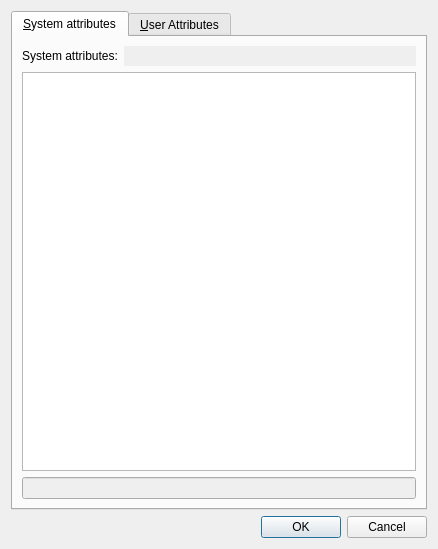
<?xml version="1.0" encoding="UTF-8"?>
<ui version="4.0">
 <class>AttrPropDialog</class>
 <widget class="QDialog" name="AttrPropDialog">
  <property name="geometry">
   <rect>
    <x>0</x>
    <y>0</y>
    <width>438</width>
    <height>549</height>
   </rect>
  </property>
  <property name="sizePolicy">
   <sizepolicy hsizetype="Preferred" vsizetype="Expanding">
    <horstretch>0</horstretch>
    <verstretch>0</verstretch>
   </sizepolicy>
  </property>
  <property name="palette">
   <palette>
    <active>
     <colorrole role="Base">
      <brush brushstyle="SolidPattern">
       <color alpha="255">
        <red>239</red>
        <green>239</green>
        <blue>239</blue>
       </color>
      </brush>
     </colorrole>
    </active>
    <inactive>
     <colorrole role="Base">
      <brush brushstyle="SolidPattern">
       <color alpha="255">
        <red>239</red>
        <green>239</green>
        <blue>239</blue>
       </color>
      </brush>
     </colorrole>
    </inactive>
    <disabled>
     <colorrole role="Base">
      <brush brushstyle="SolidPattern">
       <color alpha="255">
        <red>255</red>
        <green>255</green>
        <blue>255</blue>
       </color>
      </brush>
     </colorrole>
    </disabled>
   </palette>
  </property>
  <property name="windowTitle">
   <string>Dialog</string>
  </property>
  <layout class="QVBoxLayout" name="verticalLayout_5">
   <item>
    <widget class="QTabWidget" name="tabw">
     <property name="sizePolicy">
      <sizepolicy hsizetype="Preferred" vsizetype="Expanding">
       <horstretch>0</horstretch>
       <verstretch>0</verstretch>
      </sizepolicy>
     </property>
     <property name="palette">
      <palette>
       <active>
        <colorrole role="Base">
         <brush brushstyle="SolidPattern">
          <color alpha="255">
           <red>239</red>
           <green>239</green>
           <blue>239</blue>
          </color>
         </brush>
        </colorrole>
        <colorrole role="AlternateBase">
         <brush brushstyle="SolidPattern">
          <color alpha="255">
           <red>255</red>
           <green>255</green>
           <blue>255</blue>
          </color>
         </brush>
        </colorrole>
       </active>
       <inactive>
        <colorrole role="Base">
         <brush brushstyle="SolidPattern">
          <color alpha="255">
           <red>239</red>
           <green>239</green>
           <blue>239</blue>
          </color>
         </brush>
        </colorrole>
        <colorrole role="AlternateBase">
         <brush brushstyle="SolidPattern">
          <color alpha="255">
           <red>255</red>
           <green>255</green>
           <blue>255</blue>
          </color>
         </brush>
        </colorrole>
       </inactive>
       <disabled>
        <colorrole role="Base">
         <brush brushstyle="SolidPattern">
          <color alpha="255">
           <red>255</red>
           <green>255</green>
           <blue>255</blue>
          </color>
         </brush>
        </colorrole>
        <colorrole role="AlternateBase">
         <brush brushstyle="SolidPattern">
          <color alpha="255">
           <red>255</red>
           <green>255</green>
           <blue>255</blue>
          </color>
         </brush>
        </colorrole>
       </disabled>
      </palette>
     </property>
     <property name="whatsThis">
      <string/>
     </property>
     <property name="currentIndex">
      <number>0</number>
     </property>
     <widget class="QWidget" name="sysattr_page">
      <property name="palette">
       <palette>
        <active>
         <colorrole role="Base">
          <brush brushstyle="SolidPattern">
           <color alpha="255">
            <red>239</red>
            <green>239</green>
            <blue>239</blue>
           </color>
          </brush>
         </colorrole>
        </active>
        <inactive>
         <colorrole role="Base">
          <brush brushstyle="SolidPattern">
           <color alpha="255">
            <red>239</red>
            <green>239</green>
            <blue>239</blue>
           </color>
          </brush>
         </colorrole>
        </inactive>
        <disabled>
         <colorrole role="Base">
          <brush brushstyle="SolidPattern">
           <color alpha="255">
            <red>255</red>
            <green>255</green>
            <blue>255</blue>
           </color>
          </brush>
         </colorrole>
        </disabled>
       </palette>
      </property>
      <attribute name="title">
       <string>&amp;System attributes</string>
      </attribute>
      <layout class="QVBoxLayout" name="verticalLayout_2">
       <item>
        <layout class="QGridLayout" name="sysattr_layout">
         <item row="0" column="0">
          <widget class="QLabel" name="sattr_label">
           <property name="text">
            <string>System attributes:</string>
           </property>
          </widget>
         </item>
         <item row="0" column="1">
          <widget class="QLineEdit" name="sattrLE">
           <property name="frame">
            <bool>false</bool>
           </property>
           <property name="readOnly">
            <bool>true</bool>
           </property>
          </widget>
         </item>
         <item row="1" column="0" colspan="2">
          <widget class="QTableView" name="sysTable">
           <property name="sizePolicy">
            <sizepolicy hsizetype="Expanding" vsizetype="Expanding">
             <horstretch>0</horstretch>
             <verstretch>0</verstretch>
            </sizepolicy>
           </property>
           <property name="palette">
            <palette>
             <active>
              <colorrole role="Base">
               <brush brushstyle="SolidPattern">
                <color alpha="255">
                 <red>255</red>
                 <green>255</green>
                 <blue>255</blue>
                </color>
               </brush>
              </colorrole>
              <colorrole role="AlternateBase">
               <brush brushstyle="SolidPattern">
                <color alpha="255">
                 <red>255</red>
                 <green>255</green>
                 <blue>255</blue>
                </color>
               </brush>
              </colorrole>
             </active>
             <inactive>
              <colorrole role="Base">
               <brush brushstyle="SolidPattern">
                <color alpha="255">
                 <red>255</red>
                 <green>255</green>
                 <blue>255</blue>
                </color>
               </brush>
              </colorrole>
              <colorrole role="AlternateBase">
               <brush brushstyle="SolidPattern">
                <color alpha="255">
                 <red>255</red>
                 <green>255</green>
                 <blue>255</blue>
                </color>
               </brush>
              </colorrole>
             </inactive>
             <disabled>
              <colorrole role="Base">
               <brush brushstyle="SolidPattern">
                <color alpha="255">
                 <red>255</red>
                 <green>255</green>
                 <blue>255</blue>
                </color>
               </brush>
              </colorrole>
              <colorrole role="AlternateBase">
               <brush brushstyle="SolidPattern">
                <color alpha="255">
                 <red>255</red>
                 <green>255</green>
                 <blue>255</blue>
                </color>
               </brush>
              </colorrole>
             </disabled>
            </palette>
           </property>
           <property name="editTriggers">
            <set>QAbstractItemView::DoubleClicked</set>
           </property>
           <attribute name="verticalHeaderVisible">
            <bool>false</bool>
           </attribute>
          </widget>
         </item>
         <item row="2" column="0" colspan="2">
          <widget class="QLineEdit" name="systemAttrCellLE">
           <property name="readOnly">
            <bool>true</bool>
           </property>
          </widget>
         </item>
        </layout>
       </item>
      </layout>
     </widget>
     <widget class="QWidget" name="userattrs_page">
      <attribute name="title">
       <string>&amp;User Attributes</string>
      </attribute>
      <layout class="QVBoxLayout" name="verticalLayout_4">
       <item>
        <layout class="QGridLayout" name="userattr_layout">
         <item row="0" column="2">
          <widget class="QLabel" name="uattr_label">
           <property name="text">
            <string>User attributes:</string>
           </property>
          </widget>
         </item>
         <item row="0" column="3">
          <widget class="QLineEdit" name="uattrLE">
           <property name="frame">
            <bool>false</bool>
           </property>
           <property name="readOnly">
            <bool>true</bool>
           </property>
          </widget>
         </item>
         <item row="1" column="2" colspan="2">
          <widget class="QTableView" name="userTable">
           <property name="sizePolicy">
            <sizepolicy hsizetype="Expanding" vsizetype="Expanding">
             <horstretch>0</horstretch>
             <verstretch>0</verstretch>
            </sizepolicy>
           </property>
           <property name="palette">
            <palette>
             <active>
              <colorrole role="Base">
               <brush brushstyle="SolidPattern">
                <color alpha="255">
                 <red>255</red>
                 <green>255</green>
                 <blue>255</blue>
                </color>
               </brush>
              </colorrole>
              <colorrole role="AlternateBase">
               <brush brushstyle="SolidPattern">
                <color alpha="255">
                 <red>255</red>
                 <green>255</green>
                 <blue>255</blue>
                </color>
               </brush>
              </colorrole>
             </active>
             <inactive>
              <colorrole role="Base">
               <brush brushstyle="SolidPattern">
                <color alpha="255">
                 <red>255</red>
                 <green>255</green>
                 <blue>255</blue>
                </color>
               </brush>
              </colorrole>
              <colorrole role="AlternateBase">
               <brush brushstyle="SolidPattern">
                <color alpha="255">
                 <red>255</red>
                 <green>255</green>
                 <blue>255</blue>
                </color>
               </brush>
              </colorrole>
             </inactive>
             <disabled>
              <colorrole role="Base">
               <brush brushstyle="SolidPattern">
                <color alpha="255">
                 <red>255</red>
                 <green>255</green>
                 <blue>255</blue>
                </color>
               </brush>
              </colorrole>
              <colorrole role="AlternateBase">
               <brush brushstyle="SolidPattern">
                <color alpha="255">
                 <red>255</red>
                 <green>255</green>
                 <blue>255</blue>
                </color>
               </brush>
              </colorrole>
             </disabled>
            </palette>
           </property>
           <property name="whatsThis">
            <string comment="Help text for the User Attributes page">&lt;qt&gt;
        &lt;h3&gt;User's attributes editing table&lt;/h3&gt;
        Here you can perform the editing of user's attributes for
        this node. It is quite straightforward. &lt;p&gt;For adding an
        attribute click the &lt;b&gt;Add&lt;/b&gt; button. A new row will
        be added to the table. Enter the attribute name and its
        value in the corresponding cells. Finally, select the
        attribute datatype in the combobox of the DataType column.
        In order to delete an attribute just select it by clicking
        any of its cells, then click the &lt;b&gt;Delete&lt;/b&gt; button.&lt;/p&gt;
        &lt;p&gt;Beware that PyTables stores scalar attributes as numpy
        scalar arrays so you will be unable to save them as Python
        objects even if you choose the Python datatype in the
        combobox selector. Also note that multidimensional attributes
         other than Python lists and tuples are not supported.&lt;/p&gt;
        &lt;/qt&gt;</string>
           </property>
           <property name="editTriggers">
            <set>QAbstractItemView::DoubleClicked</set>
           </property>
           <attribute name="verticalHeaderVisible">
            <bool>false</bool>
           </attribute>
          </widget>
         </item>
         <item row="2" column="2" colspan="2">
          <widget class="QLineEdit" name="userAttrCellLE">
           <property name="readOnly">
            <bool>true</bool>
           </property>
          </widget>
         </item>
         <item row="4" column="0" rowspan="5" colspan="5">
          <layout class="QHBoxLayout" name="horizontalLayout">
           <item>
            <spacer name="horizontalSpacer_2">
             <property name="orientation">
              <enum>Qt::Horizontal</enum>
             </property>
             <property name="sizeHint" stdset="0">
              <size>
               <width>40</width>
               <height>20</height>
              </size>
             </property>
            </spacer>
           </item>
           <item>
            <widget class="QPushButton" name="addButton">
             <property name="text">
              <string>&amp;Add</string>
             </property>
            </widget>
           </item>
           <item>
            <widget class="QPushButton" name="delButton">
             <property name="text">
              <string>&amp;Delete</string>
             </property>
            </widget>
           </item>
           <item>
            <widget class="QPushButton" name="helpButton">
             <property name="text">
              <string>&amp;What's this</string>
             </property>
            </widget>
           </item>
           <item>
            <spacer name="horizontalSpacer">
             <property name="orientation">
              <enum>Qt::Horizontal</enum>
             </property>
             <property name="sizeHint" stdset="0">
              <size>
               <width>40</width>
               <height>20</height>
              </size>
             </property>
            </spacer>
           </item>
          </layout>
         </item>
        </layout>
       </item>
      </layout>
     </widget>
    </widget>
   </item>
   <item>
    <widget class="QDialogButtonBox" name="buttonsBox">
     <property name="orientation">
      <enum>Qt::Horizontal</enum>
     </property>
     <property name="standardButtons">
      <set>QDialogButtonBox::Cancel|QDialogButtonBox::Ok</set>
     </property>
    </widget>
   </item>
  </layout>
 </widget>
 <resources/>
 <connections>
  <connection>
   <sender>buttonsBox</sender>
   <signal>rejected()</signal>
   <receiver>AttrPropDialog</receiver>
   <slot>reject()</slot>
   <hints>
    <hint type="sourcelabel">
     <x>316</x>
     <y>260</y>
    </hint>
    <hint type="destinationlabel">
     <x>286</x>
     <y>274</y>
    </hint>
   </hints>
  </connection>
 </connections>
</ui>
